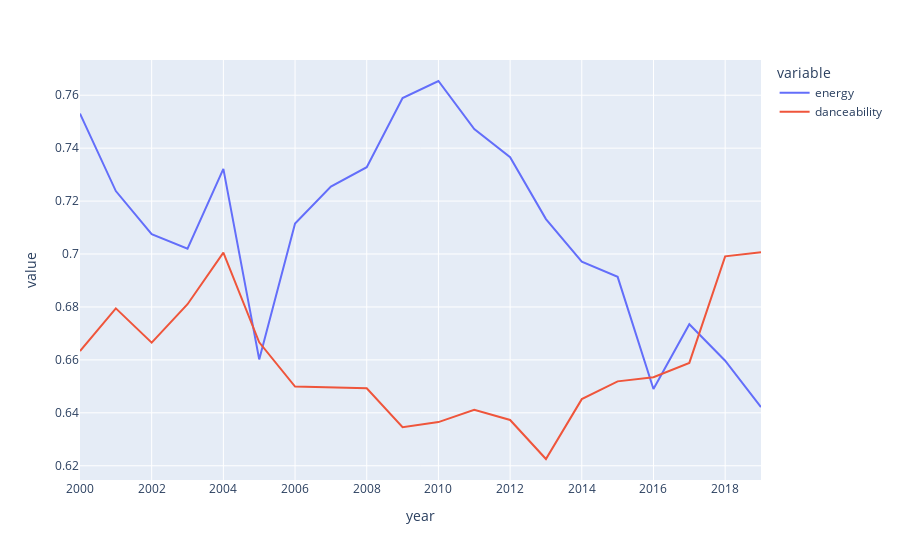

The notebook cell this image was saved under:
### Code cell
px.line(top_songs_test, x="year", y=["energy", 'danceability'])

### Figure 1 — Plotly figure (JSON) as saved in the notebook; plotly's stock layout.template omitted (floating-point values rounded to 4 significant figures)
{"data": [{"hovertemplate": "variable=energy<br>year=%{x}<br>value=%{y}<extra></extra>", "legendgroup": "energy", "line": {"color": "#636efa", "dash": "solid"}, "mode": "lines", "name": "energy", "orientation": "v", "showlegend": true, "type": "scatter", "x": [2000, 2001, 2002, 2003, 2004, 2005, 2006, 2007, 2008, 2009, 2010, 2011, 2012, 2013, 2014, 2015, 2016, 2017, 2018, 2019], "xaxis": "x", "y": [0.7531, 0.7238, 0.7075, 0.702, 0.7322, 0.6602, 0.7115, 0.7255, 0.7328, 0.7589, 0.7654, 0.7472, 0.7366, 0.7132, 0.6971, 0.6914, 0.649, 0.6735, 0.6597, 0.6421], "yaxis": "y"}, {"hovertemplate": "variable=danceability<br>year=%{x}<br>value=%{y}<extra></extra>", "legendgroup": "danceability", "line": {"color": "#EF553B", "dash": "solid"}, "mode": "lines", "name": "danceability", "orientation": "v", "showlegend": true, "type": "scatter", "x": [2000, 2001, 2002, 2003, 2004, 2005, 2006, 2007, 2008, 2009, 2010, 2011, 2012, 2013, 2014, 2015, 2016, 2017, 2018, 2019], "xaxis": "x", "y": [0.6633, 0.6795, 0.6665, 0.681, 0.7005, 0.6666, 0.6499, 0.6497, 0.6493, 0.6345, 0.6365, 0.6411, 0.6373, 0.6226, 0.6452, 0.6519, 0.6534, 0.6589, 0.6991, 0.7006], "yaxis": "y"}], "layout": {"legend": {"title": {"text": "variable"}, "tracegroupgap": 0}, "margin": {"t": 60}, "xaxis": {"anchor": "y", "domain": [0, 1], "title": {"text": "year"}}, "yaxis": {"anchor": "x", "domain": [0, 1], "title": {"text": "value"}}}}
